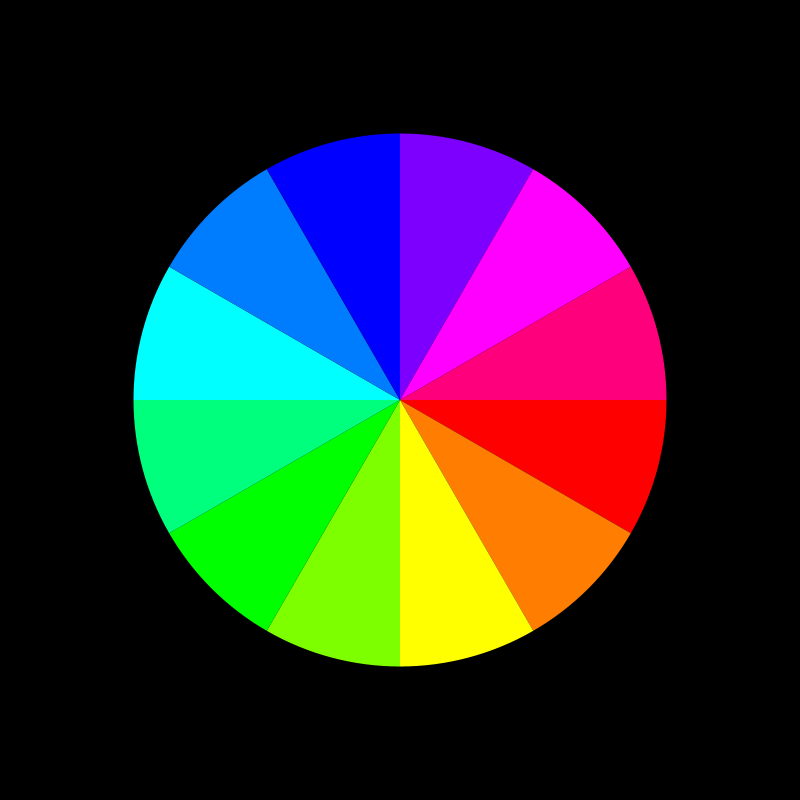
Frame 1 (no input)
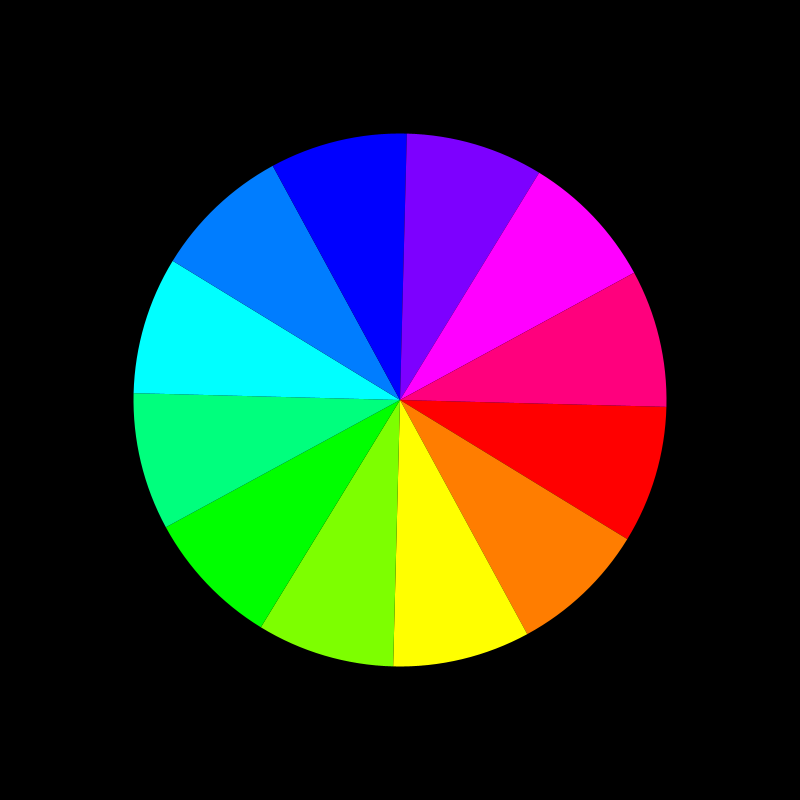
Frame 60 (the mouse pressed at the canvas centre just before this capture)
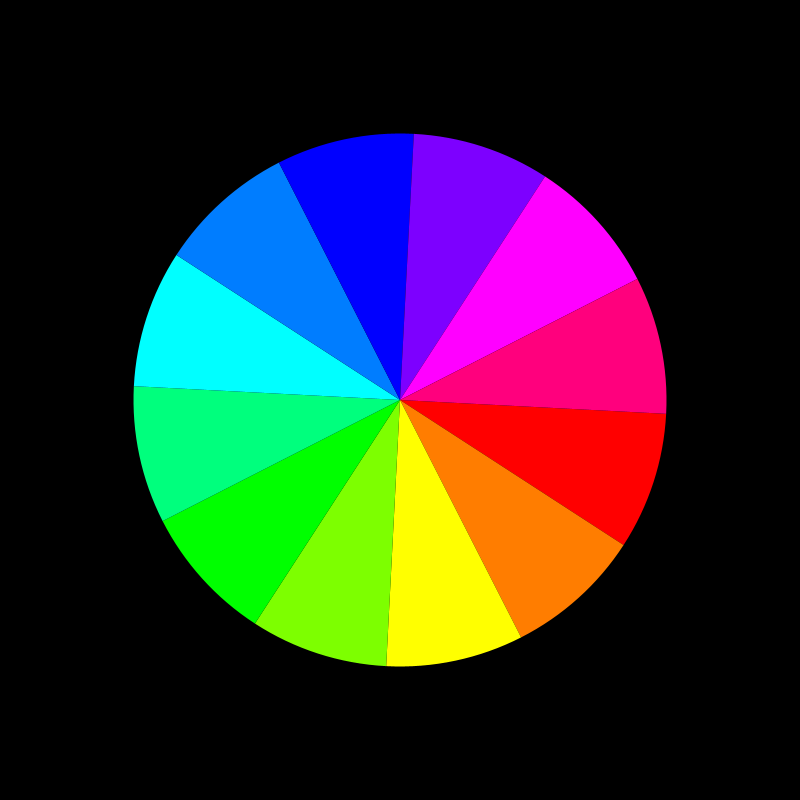
Frame 120 (the mouse held since frame 60 and released just before this capture)

The Processing sketch that drew these frames (run headless with seeded random() and noise(); from frame 60 on, the mouse is pressed at the canvas centre):

// Processing sketch: wheel
// ── wheel.pde
float x = 0;
float deltaX = radians(0.025);
void setup() {
 size(800, 800);
 frameRate(500);
 
}

void draw() {
  background(0);
 pushMatrix();
 translate(width/2, height/2);
 rotate(x);
 noStroke();
 fill(255, 0, 0);//RED
 arc(0, 0, 2*width/3, 2*width/3, 0, PI/6);
 fill(255, 125, 0);//ORANGE
 arc(0, 0, 2*width/3, 2*width/3, PI/6, PI/3);
 fill(255, 255, 0);//YELLOW
 arc(0, 0, 2*width/3, 2*width/3, PI/3, PI/2);
 fill(125, 255, 0);//SPRING
 arc(0, 0, 2*width/3, 2*width/3, PI/2, 2*PI/3);
 fill(0, 255, 0); //GREEN
 arc(0, 0, 2*width/3, 2*width/3, 2*PI/3, 5*PI/6);
 fill(0, 255, 125); //TURQUOISE
 arc(0, 0, 2*width/3, 2*width/3, 5*PI/6, PI);
 fill(0, 255, 255); //Cyan
 arc(0, 0, 2*width/3, 2*width/3, PI, 7*PI/6);
 fill(0, 125, 255); //OCEAN
 arc(0, 0, 2*width/3, 2*width/3, 7*PI/6, 8*PI/6);
 fill(0, 0, 255); //
 arc(0, 0, 2*width/3, 2*width/3, 8*PI/6, 9*PI/6);
 fill(125, 0, 255);
 arc(0, 0, 2*width/3, 2*width/3, 9*PI/6, 10*PI/6);
 fill(255, 0, 255);
 arc(0, 0, 2*width/3, 2*width/3, 10*PI/6, 11*PI/6);
 fill(255, 0, 125);
 arc(0, 0, 2*width/3, 2*width/3, 11*PI/6, 12*PI/6);
 
 popMatrix();
 x += deltaX;
}

void keyPressed() {
  println(key);
  if (key == '1') {
    deltaX += radians(0.0125);
  }
  else if (key == '2') {
    deltaX -= radians(0.0125);
  }
  }
